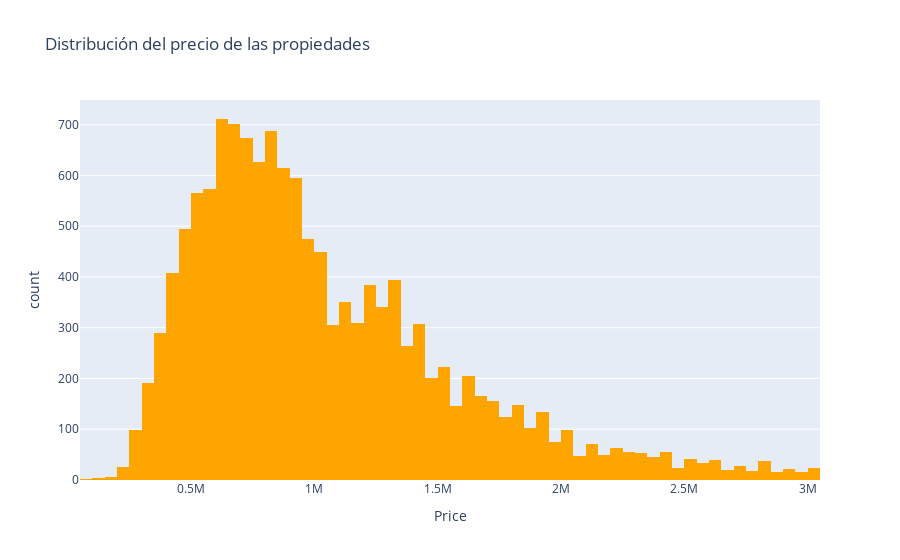

Notebook source saved alongside this figure:
### Code cell
#Veo la distribución del precio
fig1 = px.histogram(melb_limpio, x='Price', nbins=100, title='Distribución del precio de las propiedades', color_discrete_sequence=['#FFA500'])
fig1.show()

### Figure 1 — Plotly figure (JSON) as saved in the notebook; plotly's stock layout.template omitted (floating-point values rounded to 4 significant figures; data arrays with more than 128 entries replaced by an {"elided": "..."} marker saying what was removed)
{"data": [{"alignmentgroup": "True", "bingroup": "x", "hovertemplate": "Price=%{x}<br>count=%{y}<extra></extra>", "legendgroup": "", "marker": {"color": "#FFA500", "pattern": {"shape": ""}}, "name": "", "nbinsx": 100, "offsetgroup": "", "orientation": "v", "showlegend": false, "type": "histogram", "x": {"elided": "13372 int values"}, "xaxis": "x", "yaxis": "y"}], "layout": {"barmode": "relative", "legend": {"tracegroupgap": 0}, "title": {"text": "Distribución del precio de las propiedades"}, "xaxis": {"anchor": "y", "domain": [0, 1], "title": {"text": "Price"}}, "yaxis": {"anchor": "x", "domain": [0, 1], "title": {"text": "count"}}}}
